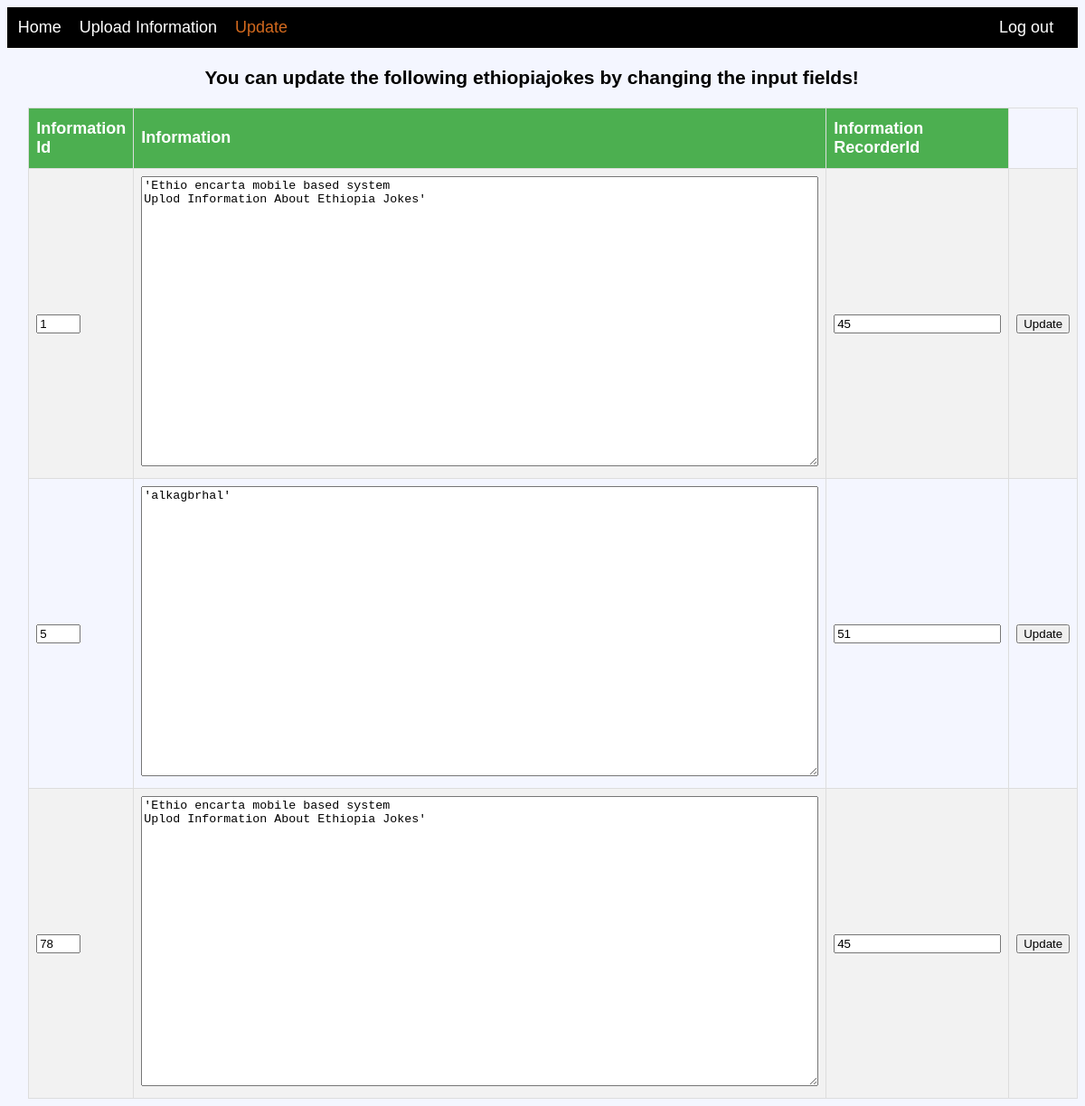
The page /updateethiojokspage.php (signed in) on the database its author committed.
### tables this page shows
CREATE TABLE IF NOT EXISTS `ethiopiajokes` (
  `info_id` varchar(30) NOT NULL,
  `jokinformation` text NOT NULL,
  `emp_id` int(11) NOT NULL,
  PRIMARY KEY (`info_id`),
  KEY `emp_id` (`emp_id`)
);

### updateethiojokspage.php (the view, shortened to what this page needs)
<!DOCTYPE html>
<html>
<head>
</head>
<body>
	<div id="nav">
		<a href="officer_page.php" > Home </a>
			<a href="uplodeinformation.php" >Upload Information</a>
		<a href="" class="active">Update</a>
		<a href="logout.php" style="float: right;">Log out</a>
	</div>
	<div id="content">
		<h3 style="text-align:center"> You can update the following ethiopiajokes by changing the input fields! </h3>
		<?php
			$select_query = "select info_id , jokinformation,emp_id from ethiopiajokes";
			$select_result = mysql_query($select_query);
			echo '<table>
		<tr>
					<th>Information Id </th>
					<th>Information</th>
					<th>Information RecorderId </th>
				</tr>';
			while($row = mysql_fetch_row($select_result)) {
				echo "<tr><form action=updateethiojoks.php method=post>";
							  echo "<td><input type=text value='".$row[0]."' name=info_id size=3> </td>";
            echo"<td> <textarea name='idher'   cols='91' rows='21'>";
			echo"'".$row[1]."'
			</textarea></td>";
				echo "<td><input type=text value='".$row[2]."' name=name> </td>";
				echo "<td><input type=submit value=Update> </td></form></tr>";
			}
			echo '</table>';
		?>
	</div>
</body>
</html>

### updateethiojokspage.php (style rules this page uses)
body { background: #f4f6ff; overflow: auto; font-family: Verdan, Tahoma, Arial, sans-serif; font-size: 18px; }
#nav { width: 98%; background-color: black; height: 2%; color: white; overflow:hidden; padding: 1%; }
#nav a { text-decoration:none; color: white; padding-right:15px; }
#nav a.active { color:chocolate; }
#content { width: 98%; height: auto; }
table { position: relative; width:74%; left:2%; }
table,th,td { border-collapse:collapse; border: 1px solid #ddd;; }
th,td { padding: 8px; }
th { padding-top: 12px; padding-bottom: 12px; text-align: left; background-color: #4CAF50; color: white; }
tr:nth-child(even) { background-color: #f2f2f2; }

### rows shown on the page
ethiopiajokes: info_id "1", idher "'Ethio encarta mobile based system Uplod Information About Ethiopia Jokes'", name "45"
ethiopiajokes: info_id "5", idher "'alkagbrhal'", name "51"
ethiopiajokes: info_id "78", idher "'Ethio encarta mobile based system Uplod Information About Ethiopia Jokes'", name "45"
